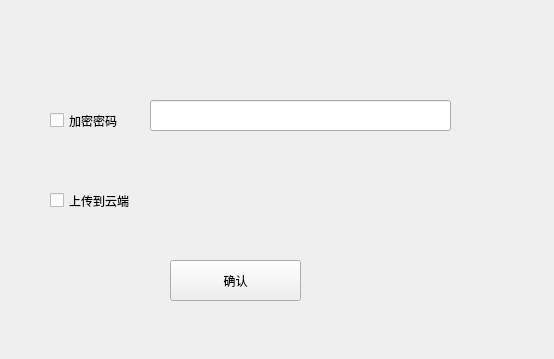
<?xml version="1.0" encoding="UTF-8"?>
<ui version="4.0">
 <class>BackupScheme</class>
 <widget class="QDialog" name="BackupScheme">
  <property name="geometry">
   <rect>
    <x>0</x>
    <y>0</y>
    <width>554</width>
    <height>359</height>
   </rect>
  </property>
  <property name="windowTitle">
   <string>Dialog</string>
  </property>
  <widget class="QLineEdit" name="passwordLineEdit">
   <property name="geometry">
    <rect>
     <x>150</x>
     <y>100</y>
     <width>301</width>
     <height>31</height>
    </rect>
   </property>
  </widget>
  <widget class="QCheckBox" name="passwordCheckBox">
   <property name="geometry">
    <rect>
     <x>50</x>
     <y>100</y>
     <width>91</width>
     <height>41</height>
    </rect>
   </property>
   <property name="styleSheet">
    <string notr="true">font: 11pt &quot;Arial&quot;;</string>
   </property>
   <property name="text">
    <string>加密密码</string>
   </property>
  </widget>
  <widget class="QCheckBox" name="cloudCheckBox">
   <property name="geometry">
    <rect>
     <x>50</x>
     <y>180</y>
     <width>111</width>
     <height>41</height>
    </rect>
   </property>
   <property name="styleSheet">
    <string notr="true">font: 11pt &quot;Arial&quot;;</string>
   </property>
   <property name="text">
    <string>上传到云端</string>
   </property>
  </widget>
  <widget class="QToolButton" name="confirmButton">
   <property name="geometry">
    <rect>
     <x>170</x>
     <y>260</y>
     <width>131</width>
     <height>41</height>
    </rect>
   </property>
   <property name="text">
    <string>确认</string>
   </property>
  </widget>
 </widget>
 <resources/>
 <connections/>
</ui>
